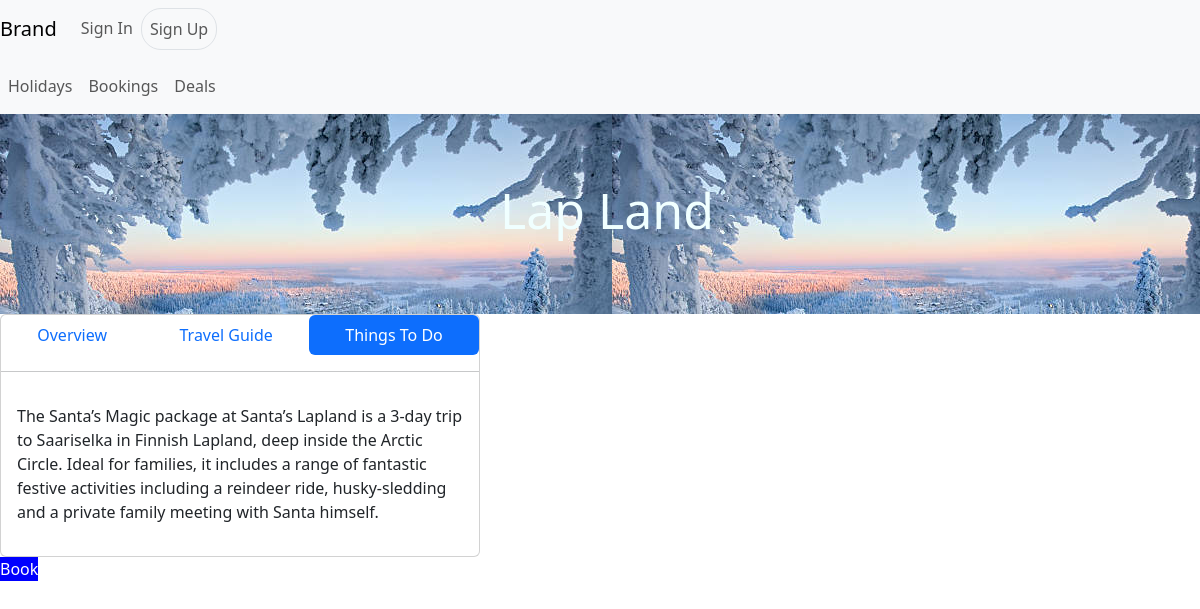
Screenshot of /Things with the database file from the repository.
### santas/models.py (models this page shows)
class Destination(models.Model):
    main_img = models.ImageField(upload_to='static/images/')
    second_img = models.ImageField(upload_to='static/images/')
    Title = models.CharField(max_length=20)
    Overview_desc = models.CharField(max_length=1000)
    Travel_Guide_desc = models.CharField(max_length=1000,default=0)
    Things_to_do_desc = models.CharField(max_length=1000,default=0)
    adult_price = models.CharField(max_length=20)
    children_price = models.CharField(max_length=20)
    infants_price = models.CharField(max_length=20)

### santas/views.py (the view)
# urls.py: path('Things',views.Things,name='Things')
def Things(request):
    global idnumber
    obj = Destination.objects.all()
    original = obj.filter(id=idnumber)
    context = {'base':obj,'original':original,'idnumber':idnumber}
    return render(request,'sidebar_thing_to_do.html',context=context)

### santas/templates/sidebar_thing_to_do.html
{% extends 'base.html' %}
{% block sidebar %}
{% for items in original %}
<div class="image" style="background-image: url({{items.main_img.url}}); height: 200px; "><h3 style="z-index: 1; position: absolute; top: 180px; left: 500px; font-size: 50px; color: azure;">{{items.Title}}</h3></div>
<div class="card sidebar" id="sidebar">
    <ul class="nav nav-pills nav-fill">
        <li class="nav-item">
          <a class="nav-link" href="{% url '' %}">Overview</a>
        </li>
        <li class="nav-item">
          <a class="nav-link" href="{% url 'Travel' %}">Travel Guide</a>
        </li>
        <li class="nav-item">
          <a class="nav-link  active" href="{% url 'Things' %}">Things To Do</a>
        </li>
      </ul>
    <hr>
    <div class="card-body">
        <p id="Change">{{items.Things_to_do_desc}}</p>
        {% endfor %}
    </div>
</div>
<form>
  <input type="submit" name="Book" value="Book" style="background-color: blue; color: white;">
</form>
{% endblock %}

### santas/static/css/style.css (style rules this page uses)
* { padding: 0; border: 0; margin: 0px; box-sizing: border-box; }
.sidebar { width: 40vw; }

### rows the page displays
Destination: main_img (picture), Title "Lap Land", Things_to_do_desc "The Santa’s Magic package at Santa’s Lapland is a 3-day trip to Saariselka in Finnish Lapland, deep inside the Arctic Circle. Ideal for families, it includes a range of fantastic festive activities including a reindeer ride, husky-sledding and a private family meeting with Santa himself."
